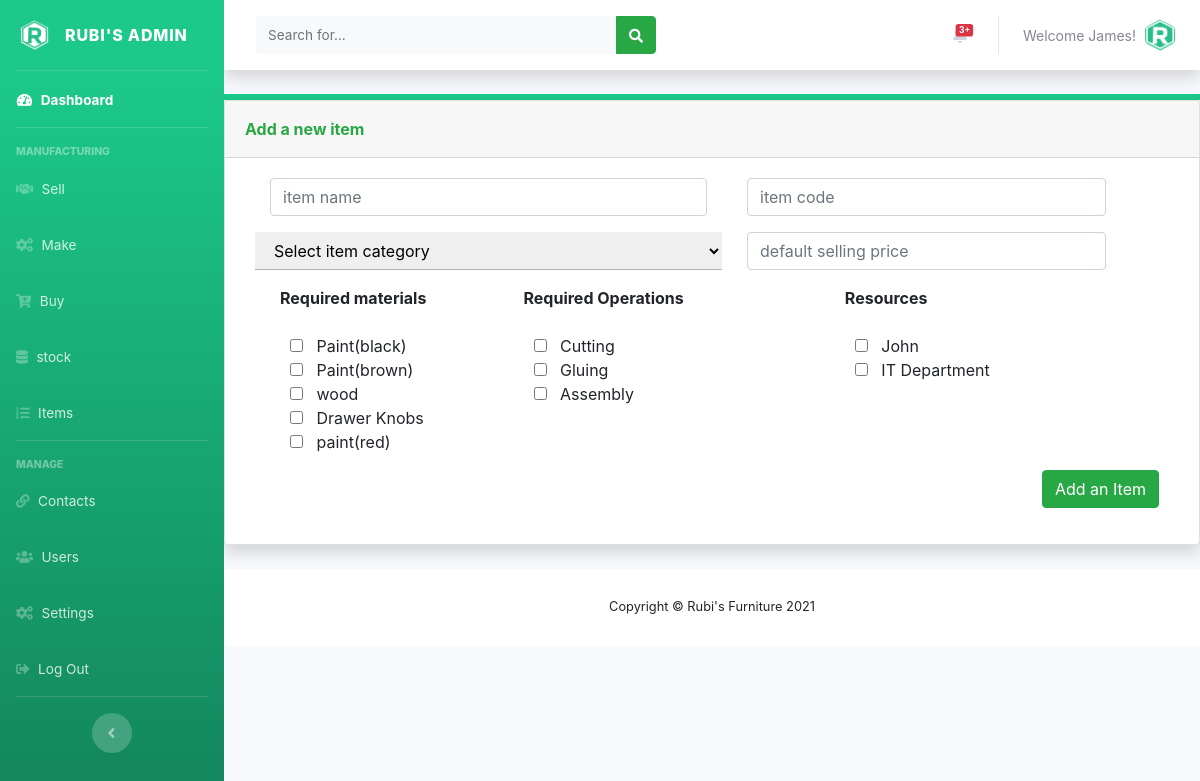
Page /admin/addnewitem.php (signed in) on the earlier database version.
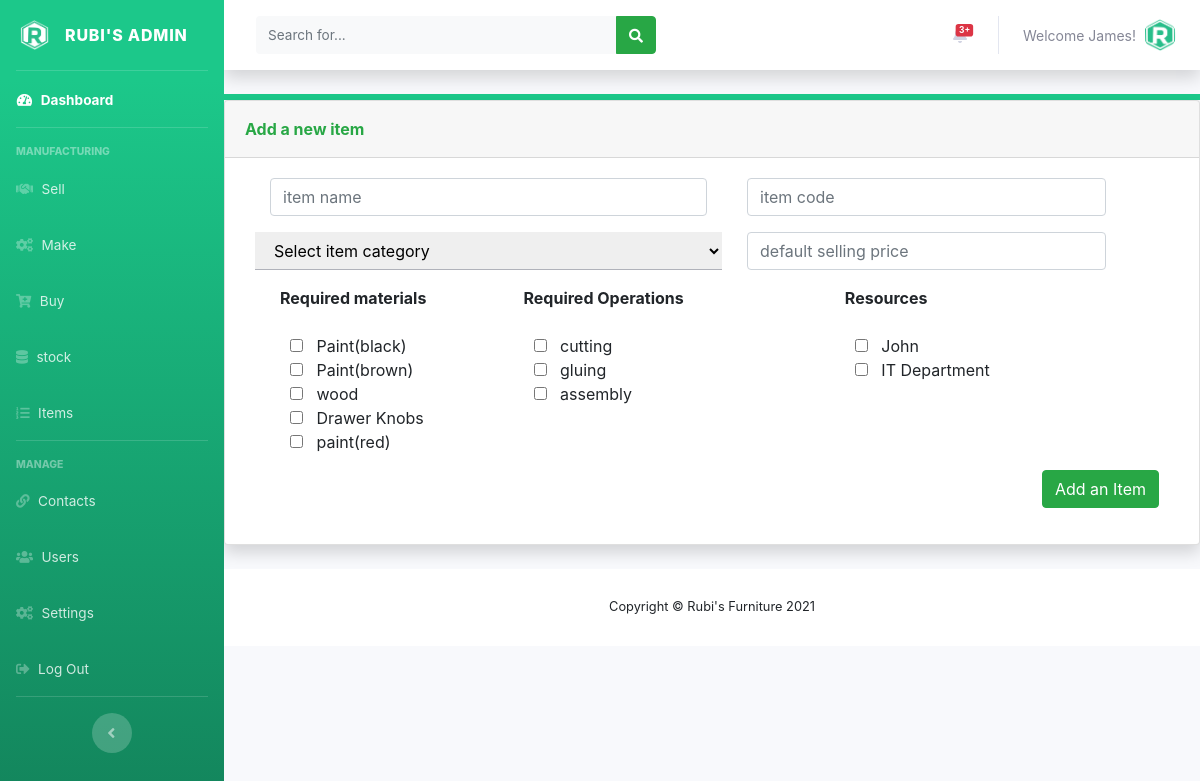
Same page on the later database version.
### tables this page shows
CREATE TABLE IF NOT EXISTS `tbl_operations` (
  `id` int(11) NOT NULL AUTO_INCREMENT,
  `operation_description` varchar(150) NOT NULL,
  `time_taken` int(10) NOT NULL,
  `operation_time_unit` varchar(150) NOT NULL DEFAULT 'hrs',
  PRIMARY KEY (`id`)
);

### admin/addnewitem.php (the view, shortened to what this page needs)
<?php
include('../includes/config.php');
if (empty($_SESSION['user_id'])){
  header('Location: ../index.php');
}
else{
  include('includes/header.php');
  include('includes/navbar.php');
  include('includes/topbar.php');
  ?>
  <div class="nav1">
  </div>
  <div class="card shadow mb-4">
    <div class="card-header py-3">
      <div class="row mb-12">
        <div class="col mb-7 font-weight-bold text-success"
        <h6 class="m-0">Add a new item</h6>
      </div>
    </div>
  </div>
  <div class="card-body">
    <div class="container-fluid">
      <form action="items_processor.php" method="POST">
        <div class="row">
          <div class="col-lg-6 form-group">
            <input type="text" name="item_name" class="form-control" placeholder="item name" required>
          </div>
          <div class="col-lg-5 form-group">
            <input type="text" name="item_code" class="form-control" placeholder="item code" required>
          </div>
          <select class="col-lg-6 form-group form-select" name="item_category">
            <option selected>Select item category</option>
          </select>
          <div class=" col-lg-5 form-group">
            <input type="number" id="selling_price" onblur="totalIt()" name="item_default_selling_price" class="form-control" placeholder="default selling price" required>
          </div>
        <div class="col-lg-3 form-group">
          <div class="form-group">
            <label><strong>Required materials</strong></label>
          </div>
          <?php
          $sql ="SELECT * FROM tbl_materials";
          $query= $dbconn -> prepare($sql);
          $query-> execute();
          $results = $query -> fetchAll(PDO::FETCH_OBJ);
          if($query -> rowCount() > 0)
          {
            foreach ($results as $result) {
               ?>
                <div class="table_items"><input type="checkbox" name="required_materials[]" value="<?php echo htmlentities($result->id);?>">&nbsp &nbsp<?php echo htmlentities($result->material_name);?></input></div>
            <?php }} ?>
        </div>
        <div class="col-lg-4 form-group">
          <div class="form-group">
            <label><strong>Required Operations</strong></label>
          </div>
          <?php
          $sql ="SELECT * FROM tbl_operations";
          $query= $dbconn -> prepare($sql);
          $query-> execute();
          $results = $query -> fetchAll(PDO::FETCH_OBJ);
          if($query -> rowCount() > 0)
          {
            foreach ($results as $result) {
               ?>
                <div class="table_items"><input type="checkbox" name="required_operations[]" value="<?php echo htmlentities($result->id);?>">&nbsp &nbsp<?php echo htmlentities($result->operation_description);?></input></div>
            <?php }} ?>
        </div>
        <div class="col-lg-4 form-group">
          <div class="form-group">
            <label><strong>Resources</strong></label>
          </div>
          <?php
          $sql ="SELECT * FROM tbl_resources";
          $query= $dbconn -> prepare($sql);
          $query-> execute();
          $results = $query -> fetchAll(PDO::FETCH_OBJ);
          if($query -> rowCount() > 0)
          {
            foreach ($results as $result) {
               ?>
                <div class="table_items"><input type="checkbox" name="human_resource[]" value="<?php echo htmlentities($result->id);?>">&nbsp &nbsp<?php echo htmlentities($result->resource_description);?></input></div>
            <?php }} ?>
        </div>
      </div>
      <div align="right" class="col form-group">
        <button type="submit" name="create_item" class="btn btn-success">Add an Item</button>
      </div>
        </form>
      </div>
    </div>
  </div>
<?php
include('includes/footer.php');
}?>

Differences in the rows shown:
changed tbl_operations: operation_description "Cutting" → "cutting"
changed tbl_operations: operation_description "Gluing" → "gluing"
changed tbl_operations: operation_description "Assembly" → "assembly"
